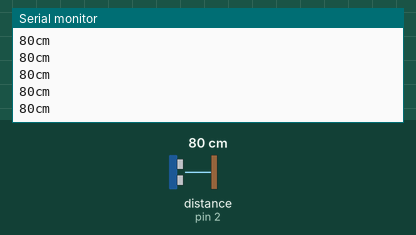
A sketch run on a simulated Arduino Uno, built with avr-gcc and run on an emulated ATmega328P. Parts: the last lines printed to the serial monitor. Wiring (inferred from the names in the program): ultrasonic range finder: trigger pin 4; echo pin 2. The test bench sets the inputs (shaded band); at power-on: distance to the obstacle (sensor on pin 2) 80 cm. The echo pulse lasts 58.3 µs per cm.

Above: at 1.2 s.
1.3 s: distance to the obstacle (sensor on pin 2) set to 2 cm
At 1.48 s:
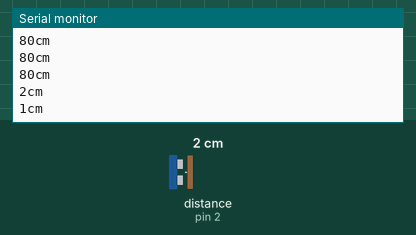
2.8 s: distance to the obstacle (sensor on pin 2) set to 120 cm
At 2.89 s:
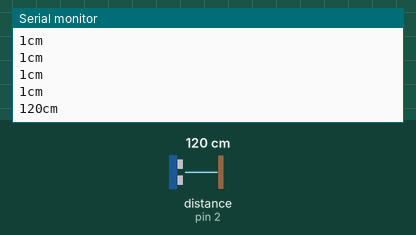
Timing chart, 0 to 5.8 s (numbered marks = the images above; inputs shaded):
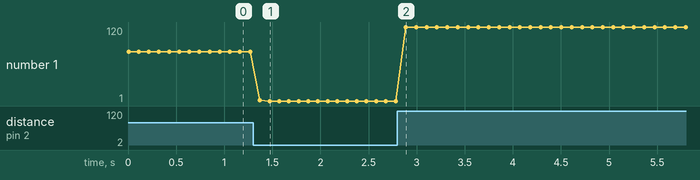

The sketch:

Sonar.ino
```cpp
int trigPin=4;
int echoPin=2;
void setup(){
  pinMode(trigPin, OUTPUT);
  pinMode(echoPin, INPUT);
  Serial.begin(9600);

}

void loop(){
  // establish variables for duration of the ping,
  // and the distance result in inches and centimeters:
  long duration, inches, cm;

  // The sensor is triggered by a HIGH pulse of 10 or more microseconds.
  // Give a short LOW pulse beforehand to ensure a clean HIGH pulse:

  digitalWrite(trigPin, LOW);
  delayMicroseconds(2);
  digitalWrite(trigPin, HIGH);
  delayMicroseconds(10);
  digitalWrite(trigPin, LOW);

  // Read the signal from the sensor: a HIGH pulse whose
  // duration is the time (in microseconds) from the sending
  // of the ping to the reception of its echo off of an object.

  duration = pulseIn(echoPin, HIGH);

  // convert the time into a distance
  cm = microsecondsToCentimeters(duration);

  Serial.print(cm);
  Serial.print("cm");
  Serial.println();

  delay(100);
}

long microsecondsToCentimeters(long microseconds){
  // The speed of sound is 340 m/s or 29 microseconds per centimeter.
  // The ping travels out and back, so to find the distance of the
  // object we take half of the distance travelled.
  return microseconds / 29 / 2;
}
```

Measured:
- after the input at 1.3 s, the serial monitor: prints a new line after 0.07 s (image 1)
- after the input at 2.8 s, the serial monitor: prints a new line after 0.09 s (image 2)
- plotted number 1: 80 → 1 after the input at 1.3 s, 1 → 120 after the input at 2.8 s
